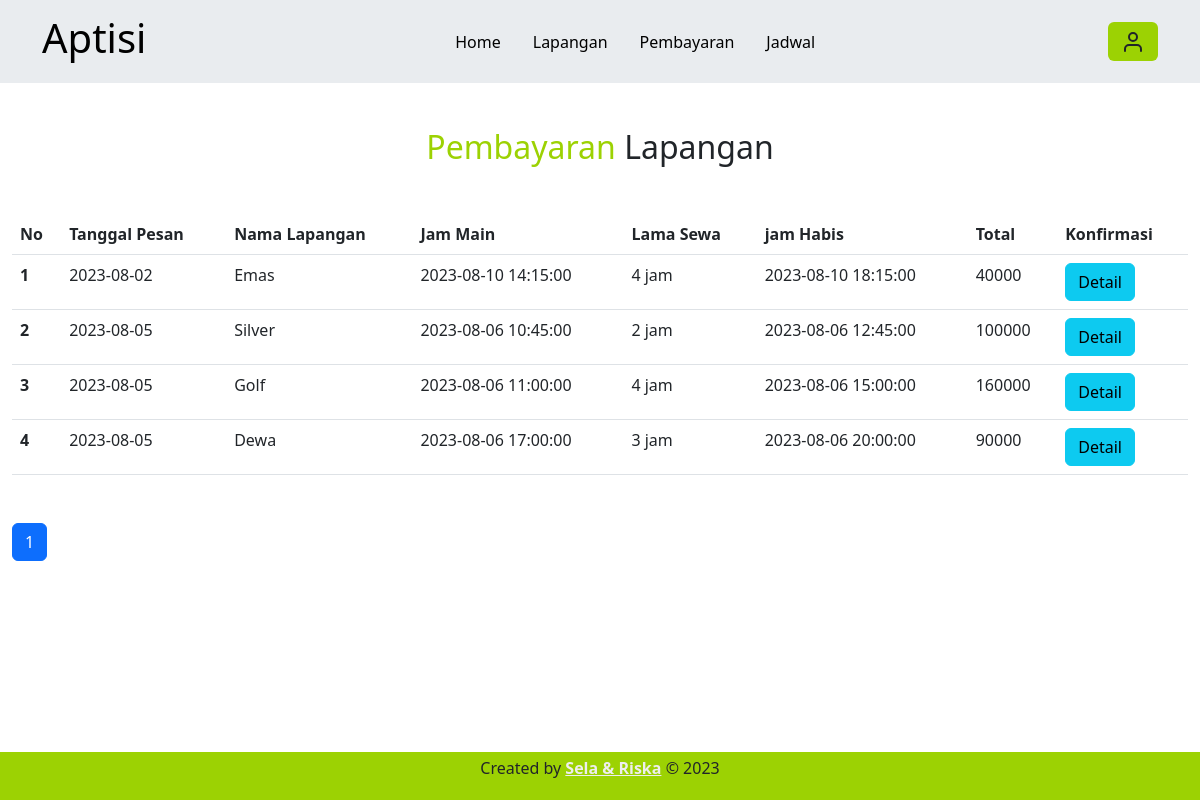
Screenshot of /user/bayar.php (signed in) with the database file from the repository.
### tables this page shows
CREATE TABLE `sewa` (
  `idsewa` int(11) NOT NULL,
  `iduser` int(11) NOT NULL,
  `idlap` int(11) NOT NULL,
  `tgl_pesan` date NOT NULL DEFAULT current_timestamp(),
  `lama` int(11) NOT NULL,
  `jmulai` datetime NOT NULL,
  `jhabis` datetime NOT NULL,
  `harga` int(11) NOT NULL,
  `tot` int(11) NOT NULL,
  `status` enum('Pending','Lunas','Dibatalkan') NOT NULL
);

CREATE TABLE `lapangan` (
  `idlap` int(11) NOT NULL,
  `nm` varchar(35) NOT NULL,
  `ket` text NOT NULL,
  `harga` int(11) NOT NULL,
  `foto` text NOT NULL
);

### functions.php (called while the page is built, shortened)
<?php
$conn = mysqli_connect("localhost", "root", "", "db_aptisi");
function query($query)
{
  global $conn;
  $result = mysqli_query($conn, $query);
  $rows = [];
  while ($row = mysqli_fetch_assoc($result)) {
    $rows[] = $row;
  }
  return $rows;
}

### user/bayar.php (the view, shortened to what this page needs)
<?php
require "../functions.php";
$id_user = $_SESSION["id_user"];
$jmlHalamanPerData = 5;
$jumlahData = count(query("SELECT sewa.*, lapangan.nm, bayar.order_id, bayar.konfirmasi
FROM sewa
JOIN lapangan ON sewa.idlap = lapangan.idlap
left JOIN bayar ON sewa.idsewa = bayar.idsewa
WHERE sewa.iduser = '$id_user'"));
$jmlHalaman = ceil($jumlahData / $jmlHalamanPerData);
if (isset($_GET["halaman"])) {
  $halamanAktif = $_GET["halaman"];
} else {
  $halamanAktif = 1;
}
$awalData = ($jmlHalamanPerData * $halamanAktif) - $jmlHalamanPerData;
$sewa = query("SELECT sewa.*, lapangan.nm, bayar.order_id, bayar.konfirmasi
FROM sewa
JOIN lapangan ON sewa.idlap = lapangan.idlap
left JOIN bayar ON sewa.idsewa = bayar.idsewa
WHERE sewa.iduser = '$id_user' LIMIT $awalData, $jmlHalamanPerData");
?>
<!doctype html>
<html lang="en">
<head>
  <link rel="stylesheet" href="../style.css">
  <link href="https://cdn.jsdelivr.net/npm/bootstrap@5.3.0-alpha3/dist/css/bootstrap.min.css" rel="stylesheet">
</head>
<body>
  <div class="container ">
    <nav class="navbar fixed-top bg-body-secondary navbar-expand-lg">
      <div class="container">
        <a class="navbar-brand" href="#">
          <h1 class="d-inline-block align-text-top" style="font-size: 70;">Aptisi</h1>
        </a>
        <div class="collapse navbar-collapse" id="navbarSupportedContent">
          <ul class="navbar-nav mx-auto mb-2 mb-lg-0">
            <li class="nav-item ">
              <a class="nav-link active" aria-current="page" href="../index.php">Home</a>
            </li>
            <li class="nav-item">
              <a class="nav-link active" aria-current="page" href="lapangan.php">Lapangan</a>
            </li>
            <li class="nav-item">
              <a class="nav-link active" aria-current="page" href="bayar.php">Pembayaran</a>
            </li>
            <li class="nav-item">
              <a class="nav-link active" aria-current="page" href="lapjadwal.php">Jadwal</a>
            </li>
          </ul>
          <?php
          if (isset($_SESSION['id_user'])) {
            echo '<a href="" data-bs-toggle="modal" data-bs-target="#profilModal" class="btn btn-inti"><i data-feather="user"></i></a>';
          } else {
            echo '<a href="login.php" class="btn btn-inti" type="submit">Login</a>';
          }
          ?>
        </div>
      </div>
    </nav>
  </div>
  <section class="lapangan mb-5" id="lapangan">
    <div class="container-fluid">
      <h2 class="text-head"><span>Pembayaran</span> Lapangan </h2>
      <table class="table my-5">
          <thead>
            <tr>
              <th scope="col">No</th>
              <th scope="col">Tanggal Pesan</th>
              <th scope="col">Nama Lapangan</th>
              <th scope="col">Jam Main</th>
              <th scope="col">Lama Sewa</th>
              <th scope="col">jam Habis</th>
              <th scope="col">Total</th>
              <th scope="col">Konfirmasi</th>
            </tr>
          </thead>
          <tbody>
            <?php $i = 1; ?>
            <?php foreach ($sewa as $row) : ?>
              <tr>
                <th scope="row"><?= $i++; ?></th>
                <td><?= $row["tgl_pesan"] ?></td>
                <td><?= $row["nm"] ?></td>
                <td><?= $row["jmulai"] ?></td>
                <td><?= $row["lama"] ?> jam</td>
                <td><?= $row["jhabis"] ?></td>
                <td><?= $row["tot"] ?></td>
                <td>
                  <?php
                  if ($row["status"] == "Lunas") {
                    echo '<button type="button" class="btn btn-info" data-bs-toggle="modal" data-bs-target="#detailModal' . $row["idsewa"] . '">Detail</button> ';
                  } else {
                    echo '<button type="button" class="btn btn-inti" data-bs-toggle="modal" data-bs-target="#bayarModal' . $row["idsewa"] . '">Bayar</button>
<a href="" data-bs-toggle="modal" data-bs-target="#hapusModal' . $row["idsewa"] . '" class="btn btn-danger">Hapus</a>';
                  }
                  ?>
                </td>
              </tr>
            <?php endforeach; ?>
          </tbody>
        </table>
        <ul class="pagination">
          <?php for ($i = 1; $i <= $jmlHalaman; $i++) : ?>
            <?php if ($i == $halamanAktif) : ?>
              <li class="page-item active"><a class="page-link" href="?halaman=<?= $i; ?>"><?= $i; ?></a></li>
            <?php else : ?>
              <li class="page-item "><a class="page-link" href="?halaman=<?= $i; ?>"><?= $i; ?></a></li>
            <?php endif; ?>
          <?php endfor; ?>
        </ul>
    </div>
  </section>
  <footer class="fixed-bottom py-1 mt-1">
    <div class="credit">
      <p>Created by <a href="#">Sela & Riska</a> &copy; 2023</p>
    </div>
  </footer>
</body>
</html>

### style.css (style rules this page uses)
:root { --primary: #9cd203; --hover: #79a300; --bg: #eeeeee; }
.text-head { margin-top: 8rem; }
.btn-inti { background-color: var(--primary) !important; }
.nav-item { margin: 3px !important; padding: 5px; }
.about h2, .pembayaran h2, .contact h2, .lapangan h2 { text-align: center; font-size: 2rem; margin-bottom: 3rem; }
.about h2 span, .pembayaran h2 span, .contact h2 span, .lapangan h2 span { color: var(--primary); }
footer { background-color: var(--primary); text-align: center; margin-top: 3rem; padding-bottom: 3rem; }
footer .credit a { color: var(--bg); font-weight: 700; }

### rows the page displays
sewa: tgl_pesan "2023-08-02", idlap.nm "Emas", jmulai "2023-08-10 14:15:00", lama "4", jhabis "2023-08-10 18:15:00", tot "40000"
sewa: tgl_pesan "2023-08-05", idlap.nm "Silver", jmulai "2023-08-06 10:45:00", lama "2", jhabis "2023-08-06 12:45:00", tot "100000"
sewa: tgl_pesan "2023-08-05", idlap.nm "Golf", jmulai "2023-08-06 11:00:00", lama "4", jhabis "2023-08-06 15:00:00", tot "160000"
sewa: tgl_pesan "2023-08-05", idlap.nm "Dewa", jmulai "2023-08-06 17:00:00", lama "3", jhabis "2023-08-06 20:00:00", tot "90000"
